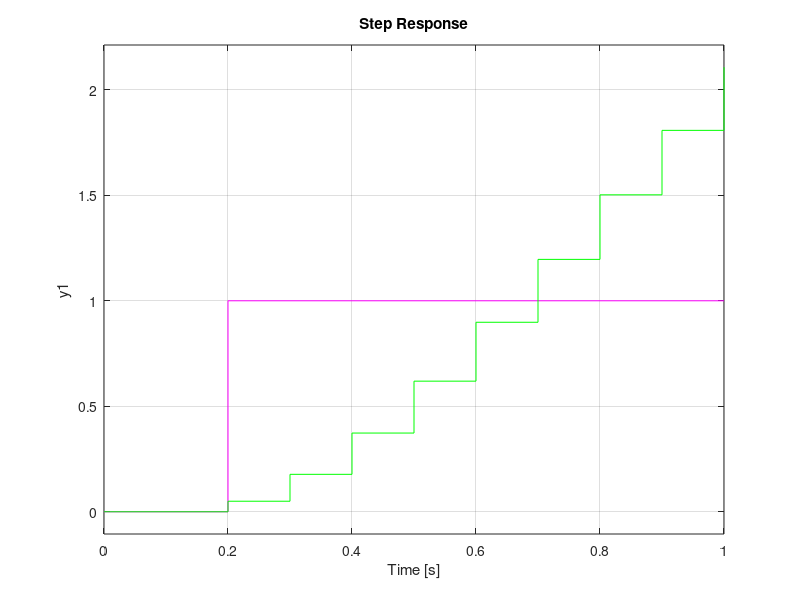

The MATLAB script that drew this image:
%------------------------------
% ATV 4 - Controlador dead beat
%------------------------------

%Funcao de transferencia
num = [0.05*poly([-0.5])];
den = poly([0.9 0.8 0.35]);
Gz = tf(num,den,0.1)

%Excesso de polos sobre o zero de Gz
n = length(den) - length(num) 

%Resposta ao degrau -> Mz = 1/z^n
Mz = tf(1,[1 0 0],0.1);

%Controlador dead beat
Cz = (1/Gz) * (Mz/(1-Mz))

%Resposta ao degrau
%Sistema controlado
Tz = (Cz*Gz)/(1 + Cz*Gz)
step(Tz,1,'m')
hold on
%Sistema sem controlador
step(Gz,1,'g')